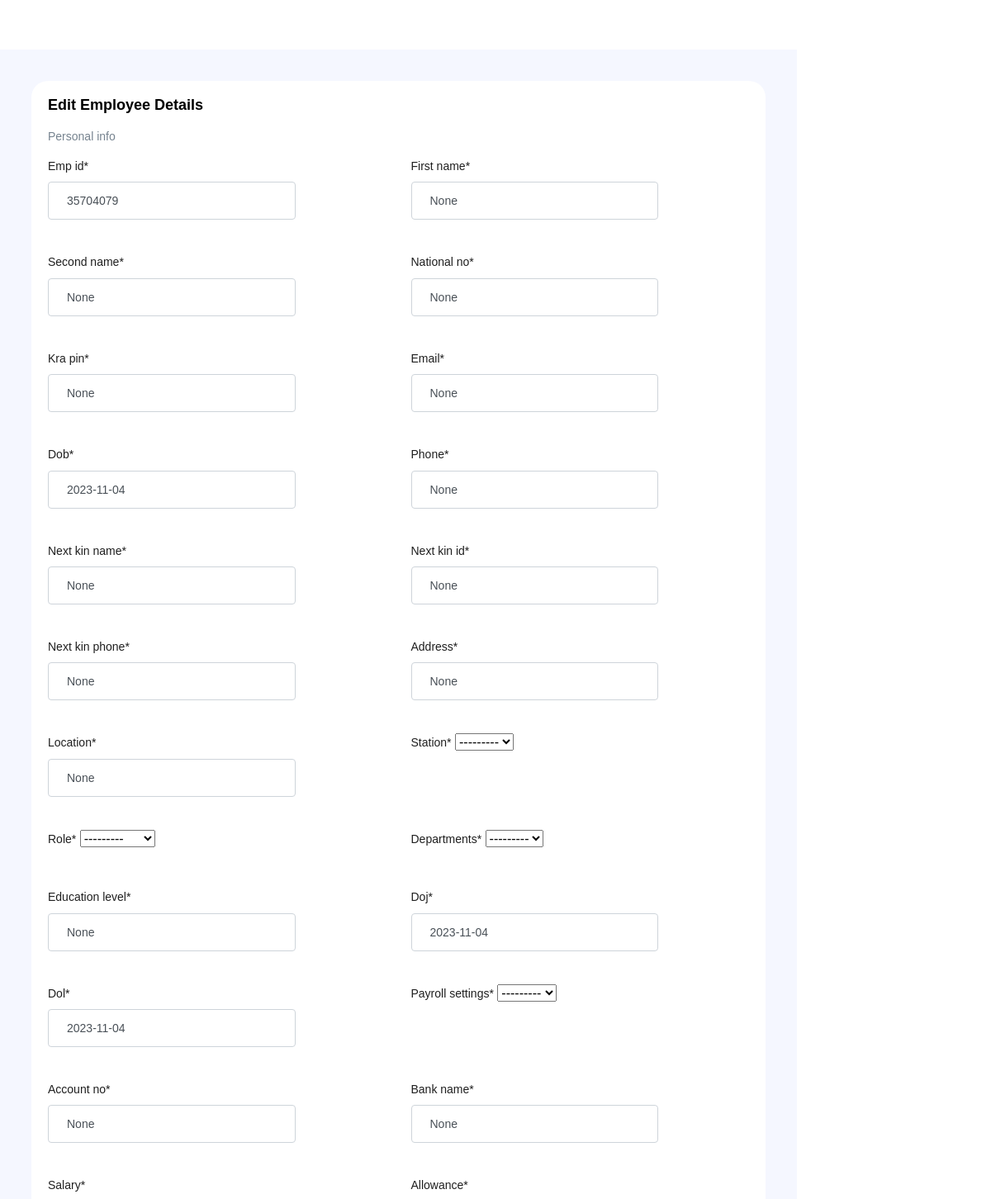
Before: /edit_employee/1 (signed in, upper part) with the older database file.
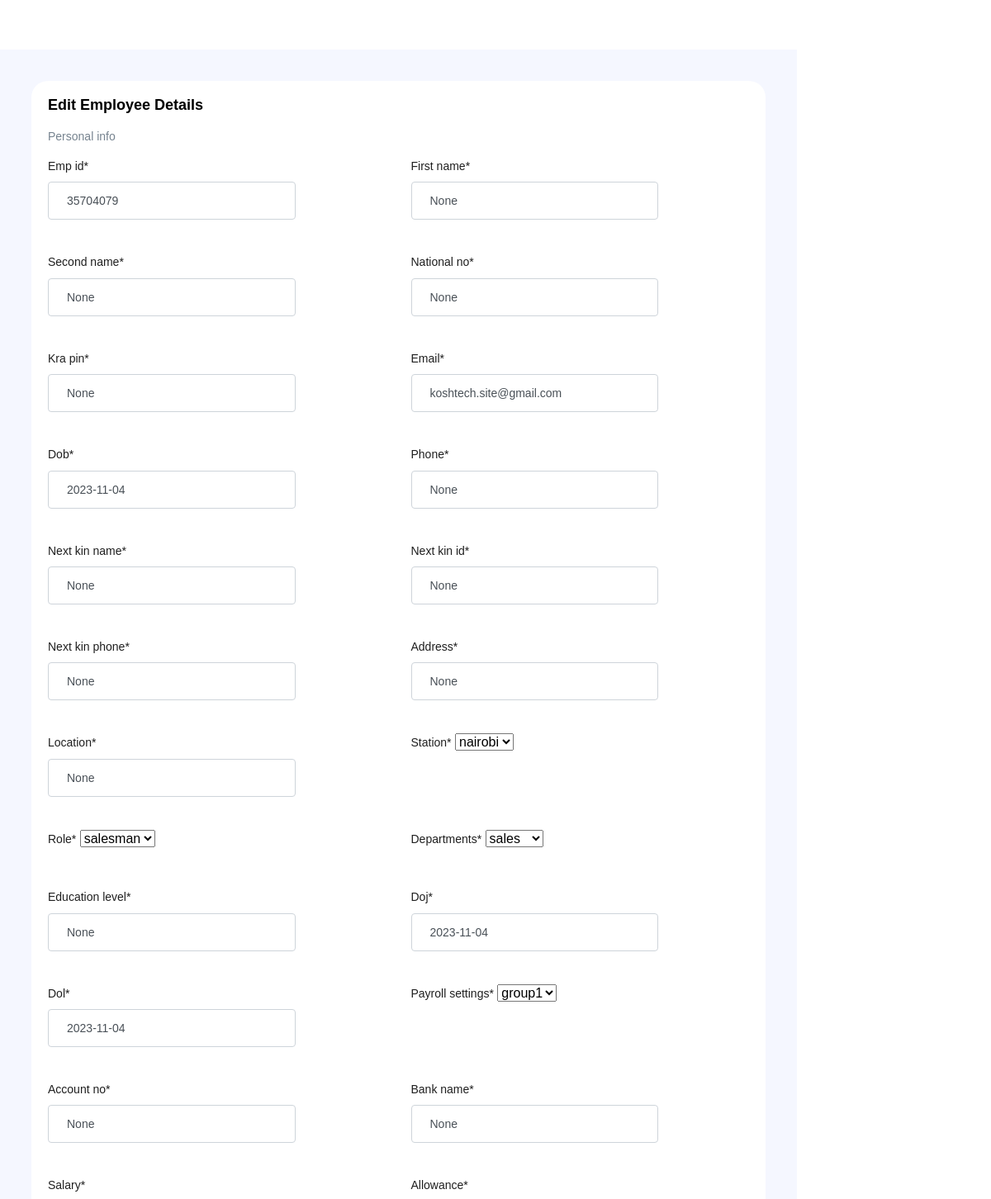
After: the same page with the newer database file.
### management/models.py (models this page shows, shortened)
class Employee(models.Model):
    emp_id = models.CharField(max_length=50,default="None")
    first_name = models.CharField(max_length=50,default="None")
    second_name = models.CharField(max_length=50,default="None")
    national_no = models.CharField(max_length=50,default="None")
    kra_pin = models.CharField(max_length=50,default="None")
    email = models.EmailField(default="None")
    dob = models.DateField(default=timezone.now)
    phone = models.CharField(max_length=50,default="None")
    next_kin_name = models.CharField(max_length=50,default="None")
    next_kin_id = models.CharField(max_length=50,default="None")
    next_kin_phone = models.CharField(max_length=50,default="None")
    address = models.CharField(max_length=50,default="None")
    location = models.CharField(max_length=50,default="None")
    station = models.ForeignKey(Station,on_delete = models.PROTECT,null=True)
    role = models.ForeignKey(Roles,on_delete = models.PROTECT,null=True)
    departments = models.ForeignKey(Department,on_delete = models.PROTECT,null=True)
    education_level = models.CharField(max_length=50,default="None")
    doj = models.DateField(default=timezone.now)
    dol = models.DateField(default=timezone.now)
    payroll_settings = models.ForeignKey(PayRollSetting,on_delete=models.PROTECT,null=True)
    account_no = models.CharField(max_length=50,default="None")
    bank_name = models.CharField(max_length=50,default="None")
    salary = models.FloatField(default=0.0)
    allowance = models.FloatField(default=0.0)
    add_ons = models.FloatField(default=0.0)
    other_fields = models.TextField(default="name:value")
    status = models.CharField(max_length=50,choices=(('incomplete',"incomplete"),('active',"active"),('resigned',"resigned"),('terminated',"terminated"),('suspended',"suspended")),default="None")
    image = models.ImageField(default='emoloyee.png',upload_to='emp_images')

### management/views.py (the view, shortened to what this page needs)
# urls.py: path('edit_employee/<int:pk>',EditEmpView.as_view(),name="management-edit-employee"),
class EditEmpView(LoginRequiredMixin,UpdateView):
    model = Employee
    template_name = 'management/add_employees.html'
    fields = '__all__'
    raise_exception = True
    success_url = '/iframe_redirect'

### management/models.py (called while the page is built)
    def __str__(self):
        return self.name

    def __str__(self):
        return self.name

    def __str__(self):
        return self.name

### payroll/models.py (called while the page is built)
    def __str__(self):
        return self.category

### management/templates/management/add_employees.html (shortened to what this page needs)
{% extends 'management/base2.html' %}
{% load crispy_forms_tags %}
{% block content %}
      <div class="main-panel">
        <div class="content-wrapper">
          <div class="row">
            <div class="col-12 grid-margin">
                <div class="card">
                  <div class="card-body">
                    <h4 class="card-title">Edit employee details</h4>
                    <form class="form-sample" method="POST">
                      <p class="card-description">
                        Personal info
                      </p>
                      <div class="row">
                        {% for field in form %}
                        <div class="col-md-6">
                          <div class="form-group row">
                            <div class="col-sm-9">
                              {{field | as_crispy_field}}
                            </div>
                          </div>
                        </div>
                        {% endfor %}
                      </div>
                    </form>
                  </div>
                </div>
            </div>
          </div>
        </div>
      </div>
  {% endblock content %}

### management/templates/management/base2.html (shortened to what this page needs)
{% load static %}
{% load crispy_forms_tags %}
<!DOCTYPE html>
<html lang="en">
<head>
  <link rel="stylesheet" href="{% static 'management/vendors/feather/feather.css' %}">
  <link rel="stylesheet" href="{% static 'vendors/ti-icons/css/themify-icons.css' %}">
  <link rel="stylesheet" href="{% static 'vendors/css/vendor.bundle.base.css' %}">
  <link rel="stylesheet" href="{% static 'vendors/datatables.net-bs4/dataTables.bootstrap4.css' %}">
  <link rel="stylesheet" href="{% static 'management/vendors/ti-icons/css/themify-icons.css' %}">
  <link rel="stylesheet" type="text/css" href="{% static 'management/js/select.dataTables.min.css' %}">
  <link rel="stylesheet" href="{% static 'management/css/vertical-layout-light/style.css' %}">
  <link rel="stylesheet" href="https://cdnjs.cloudflare.com/ajax/libs/font-awesome/6.1.1/css/all.min.css">
</head>
<body>
  <div class="container-scroller">
    <div class="container-fluid page-body-wrapper">
     {% block content %}
     {% endblock content %}
    </div>
  </div>
</body>
</html>

Changed rows visible on the page:
changed Employee "Salary *": email "None" → "koshtech.site@gmail.com"; station "---------" → "nairobi"; role "---------" → "salesman"; departments "---------" → "sales"; payroll_settings "---------" → "group1"
